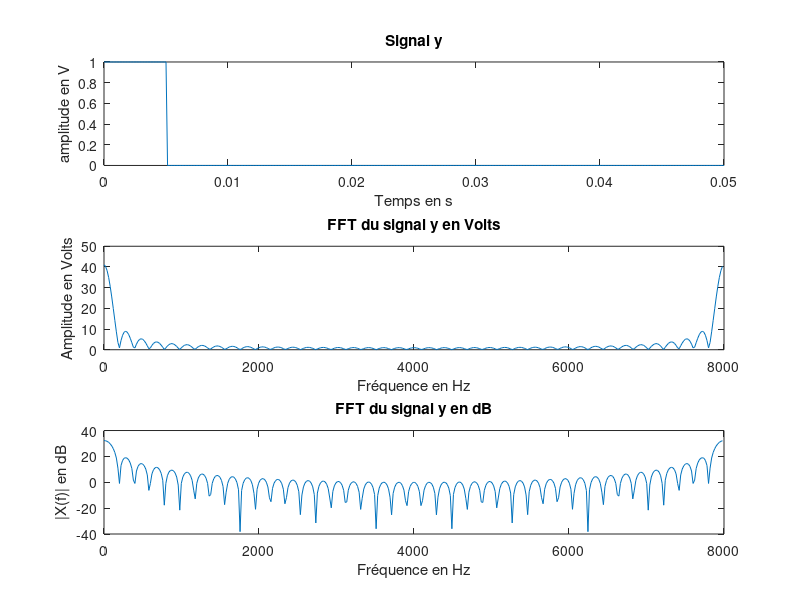

MATLAB code to generate this figure:
clc;
close all;
clear variables;

Fe = 8000;               
D = 0.050;
Te = 1/Fe;               
t = 0:Te:D;           
n = length(t);    

y = zeros(1,n);
y(t<=0.005) = 1;

N = length (y); 

fft_y = abs (fft(y));            
fft_dB_y = 20*log10(fft_y);      

delta_f = Fe/N;                  
vf1 = (0:N-1) * delta_f;                   
  
figure(1);                       
subplot (3,1,1)                   

plot(t, y);
xlabel('Temps en s');
ylabel('amplitude en V');
title('Signal y');

subplot (3,1,2)

plot(vf1, fft_y);
xlabel('Fréquence en Hz');
ylabel('Amplitude en Volts');
title('FFT du signal y en Volts');

subplot (3,1,3)
plot(vf1, fft_dB_y);
xlabel('Fréquence en Hz');
ylabel('|X(f)| en dB');
title('FFT du signal y en dB');